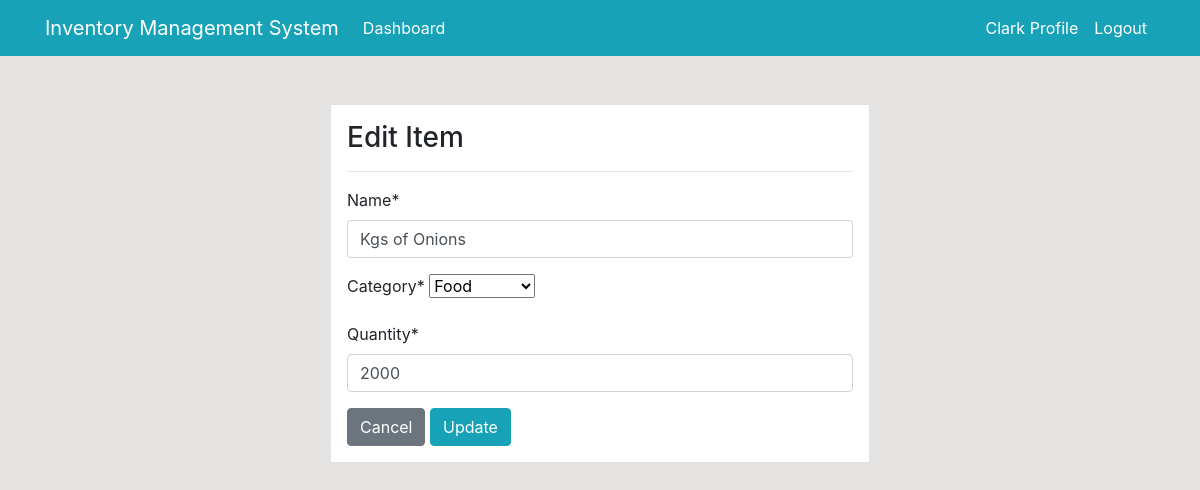
/product/update/4/ (signed in), run on the app's committed database.
### dashboard/models.py (models this page shows, shortened)
class Product(models.Model):
    name = models.CharField(max_length =100, null=True)
    category = models.CharField(max_length=20, choices = CATEGORY, null=True)
    quantity = models.PositiveIntegerField(null=True)
    class Meta:
        verbose_name_plural = 'Product'

### dashboard/views.py (the view)
# urls.py: path('product/update/<int:pk>/', views.product_update, name = 'dashboard-product-update'),
@login_required
def product_update(request, pk):
    item = Product.objects.get(id=pk)
    if request.method == 'POST':
        form = ProductForm(request.POST, instance= item)
        if form.is_valid():
            form.save()
            return redirect('dashboard-product')
    else:
        form= ProductForm(instance=item)
    context = {
        'form': form,
    }
    return render(request, 'dashboard/product_update.html', context)

### dashboard/forms.py
class ProductForm(forms.ModelForm):
    class Meta:
        model = Product
        fields = ['name', 'category', 'quantity']

### templates/dashboard/product_update.html (shortened to what this page needs)
{% extends 'partials/base.html' %}
{% load crispy_forms_tags %}
{% block content %}
<div class="container">
    <div class="row mt-5">
        <div class="col-md-6 offset-md-3">
            <div class="border  bg-white p-3 ">
                <h3>Edit Item</h3>
                <hr>
                <form method="POST">
                    {{ form|crispy }}
                    <a class="btn btn-secondary" href="{% url 'dashboard-product' %}">Cancel</a>
                    <input  class = "btn btn-info" type="submit" value="Update">
                </form>
            </div>
        </div>
    </div>
</div>
{%endblock%}

### templates/partials/nav.html (shortened to what this page needs)
<nav class="navbar navbar-expand-lg navbar-info bg-info">
    {%if user.is_authenticated %}
    <div class="container">
    <a class="navbar-brand text-white" href="{%url 'dashboard-index' %}">Inventory Management System</a>
    <div class="collapse navbar-collapse" id="navbarSupportedContent">
    <ul class="navbar-nav mr-auto">
    <li class="nav-item active">
    <a class="nav-link text-white" href="{%url 'dashboard-index' %}">Dashboard </a>
    </li>
    </ul>
    <ul class="navbar-nav ml-auto">
    <li class="nav-item active">
    <a class="nav-link text-white" href="{% url 'user-profile' %}">{{ user.username }} Profile </a>
    </li>
    <li class="nav-item">
    <a class="nav-link text-white" href="{% url 'user-logout' %}">Logout</a>
    </li>
    </ul>
        {% endif %}
    </div>
    </div>
</nav>

### static/style.css (style rules this page uses)
body { background: rgb(230, 227, 227); }

### data on the page
Product: name "Kgs of Onions", category "Food", quantity "2000"

### other printed values
{{ user.username }} "Clark"
